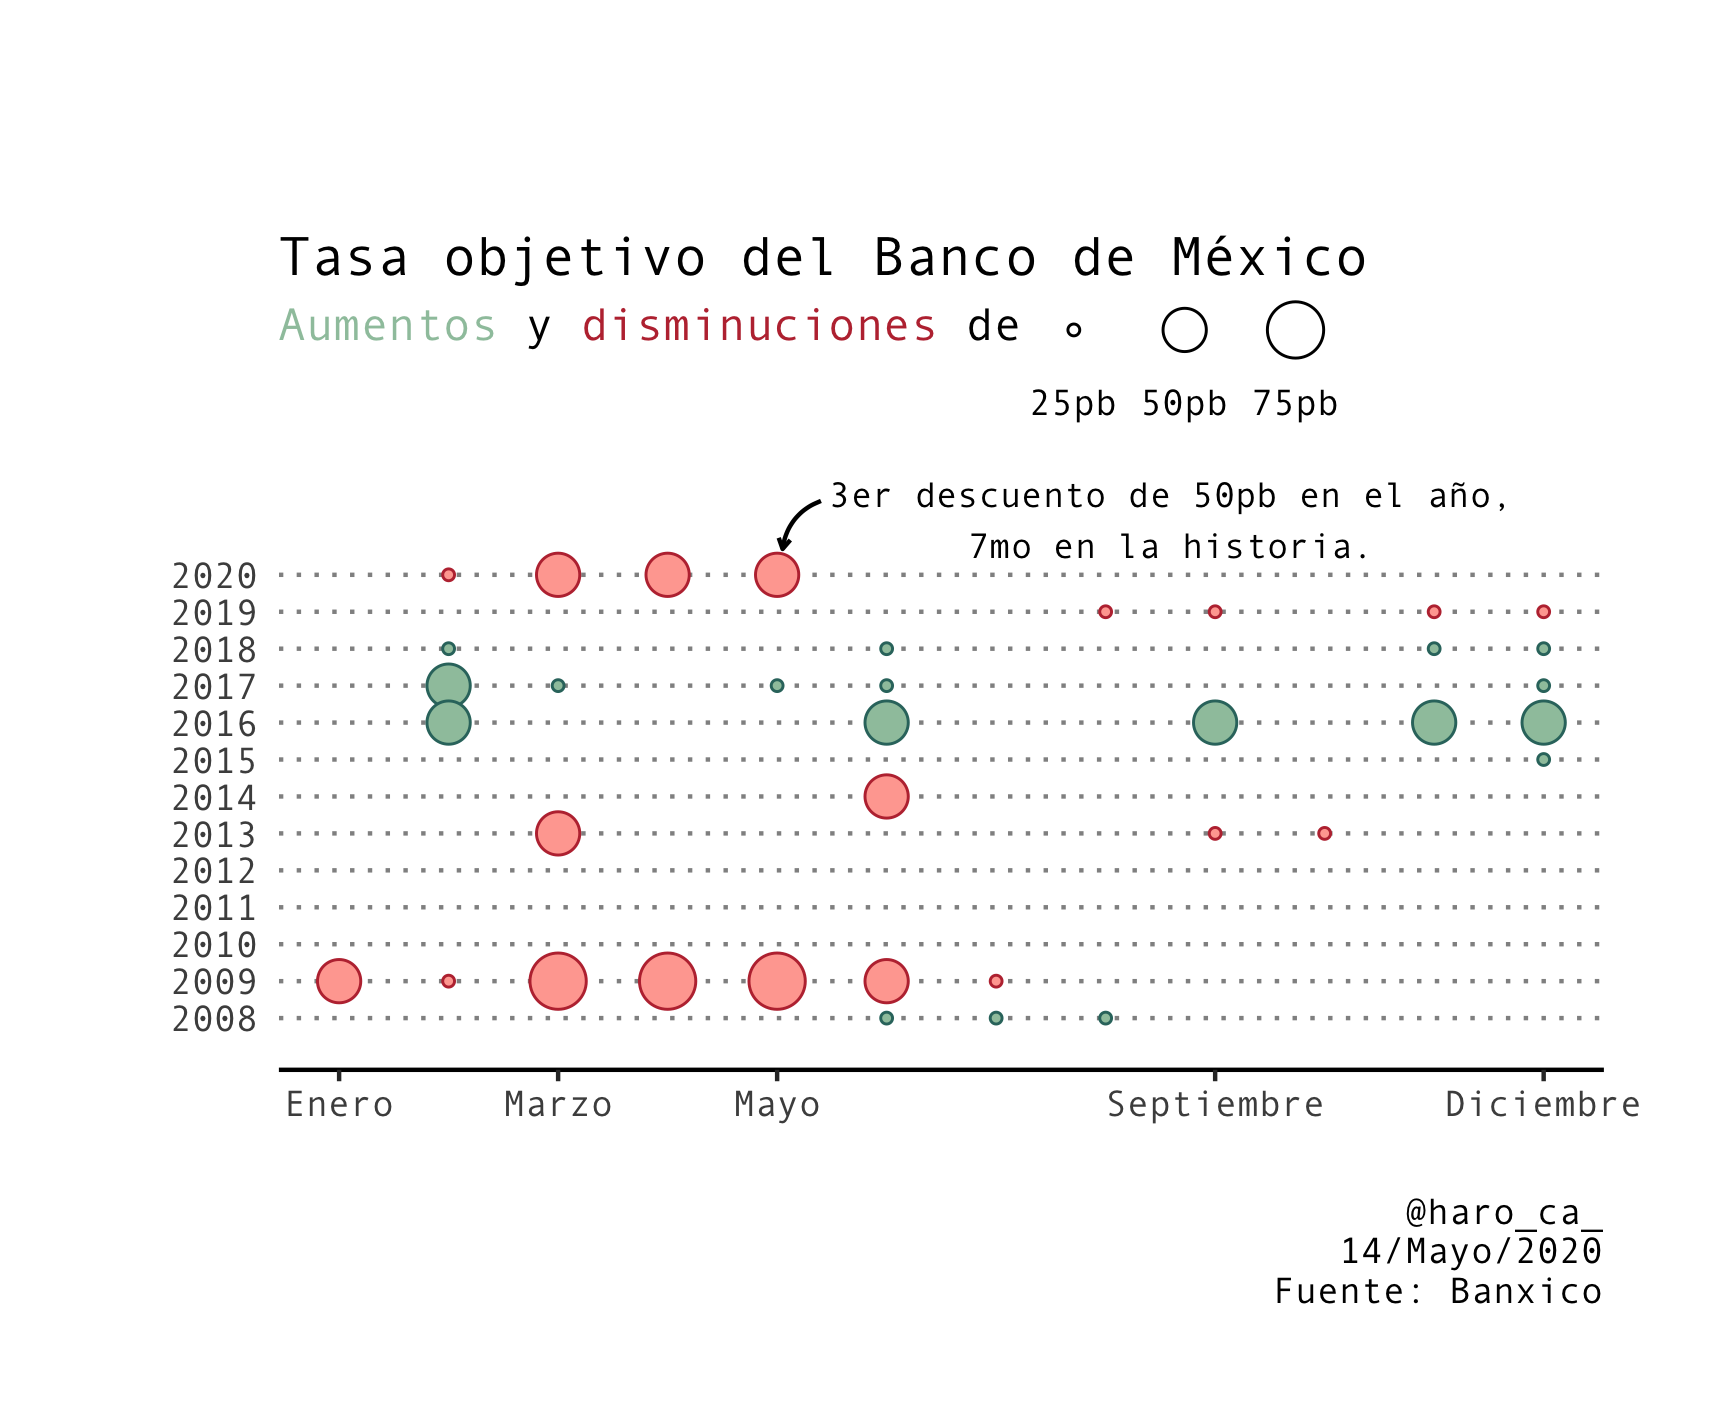

Generate this figure with R:
# Librerías =====
library(tidyverse)
library(lubridate)
library(ggtext)

# Lectura ====
banxico_raw <- read_csv('banxico.csv', locale = locale(encoding = 'latin1'),) 

# Limpieza ==== 
banxico <- banxico_raw %>% 
  janitor::clean_names() %>% 
  select(fecha = titulo, tasa_objetivo) %>% 
  mutate(fecha = parse_date(fecha, format = '%d/%m/%y'), 
         tasa_objetivo = parse_number(na_if(tasa_objetivo, 'N/E'))) %>% 
  filter(!is.na(tasa_objetivo)) %>% 
  arrange(desc(fecha)) %>% 
  mutate(cambio_pb = (tasa_objetivo - lead(tasa_objetivo)) * 100, 
         direccion = if_else(cambio_pb > 0, 'positivo', 'negativo')) %>% 
  filter(cambio_pb != 0) 
 
# Chart ====
# Parámetros gráficos ----
rojo_fuerte <- '#BD343E'
rojo <- '#FFA9A0'
verde_fuerte <- '#32746D'
verde <- '#9EC5AB'
gris <- '#cecece'

banxico %>% 
  filter(cambio_pb < 0) %>% 
  arrange(cambio_pb, fecha) %>% 
  mutate(orden = rank(cambio_pb, ties.method = 'first'))

# Gráfica =====
banxico %>% 
  ggplot() +
  geom_hline(yintercept = seq(2008, 2020, by = 1),
             linetype = 'dotted',
             alpha = 0.5) +
  geom_point(aes(y = year(fecha), x = month(fecha),
                 color = direccion, fill = direccion, 
                 size = abs(cambio_pb)), 
             shape = 21) +
  scale_x_continuous(breaks = c(1, 3, 5, 9, 12), 
                     labels = c('Enero', 'Marzo', 'Mayo', 'Septiembre', 'Diciembre')) +
  scale_y_continuous(breaks = seq(2008, 2020, by = 1), 
                     expand = expansion(c(0.1, 0.25))) + 
  scale_color_manual(values = c(rojo_fuerte, verde_fuerte), guide = 'none') +
  scale_fill_manual(values = c(rojo, verde), guide = 'none') +
  scale_size_continuous(breaks = c(25, 50, 75), 
                        labels = c('25pb', '50pb', '75pb')) +
  annotate('curve', x = 5.4, y = 2022, xend = 5.05, yend = 2020.7, curvature = .3, 
           arrow = arrow(length = unit(0.1, "cm"))) +
  annotate('text', x = 8.6, y = 2021.5,
           label = '3er descuento de 50pb en el año,\n7mo en la historia.', 
           family = 'Andale Mono', 
           size = 3) +
  labs(title = 'Tasa objetivo del Banco de México', 
       subtitle = "<b style='color:#9EC5AB'>Aumentos</b> y <b style='color:#BD343E'>disminuciones</b> de",
       x = '', y = '', 
      size = '',
      caption = '@haro_ca_\n14/Mayo/2020\nFuente: Banxico') +
  theme_classic() +
  theme(text = element_text(family = "Andale Mono"),
        plot.title = element_markdown(lineheight = 1.1),
        plot.subtitle = element_markdown(lineheight = 1.1),
        legend.position =  c(0.675, 1.02),
        axis.line.y = element_blank(),
        axis.line.x = element_line(), 
        axis.ticks.y = element_blank(), 
        plot.margin = margin(2, 1, 1, 1, "cm")) +
  guides(size = guide_legend(direction = 'horizontal', label.position = 'bottom')) +
  ggsave('mx_inflation_bubbles.png', width = 5.74, height = 4.76)
